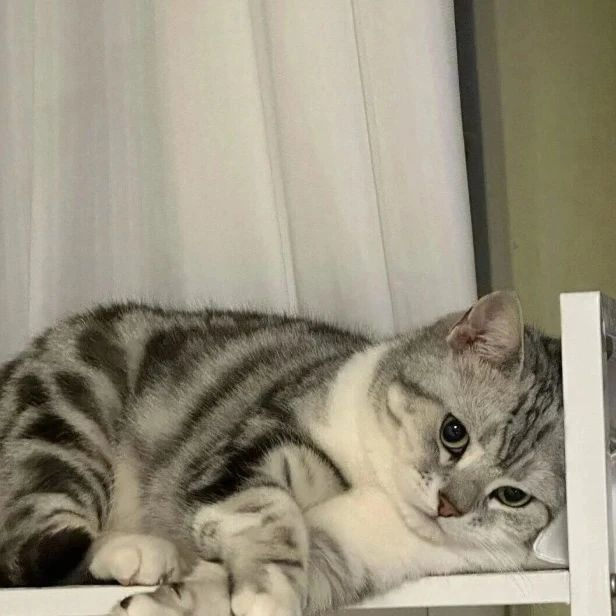
#> input picture cat.jpg, 616 x 616 px
$ python task5.py
#> lines starting #> are read from the running program, lines starting #| are printed output that depends on the picture
#> further down, source is the input picture: shape (616, 616, 3); mean B, G, R 127.2, 146, 152.4
#- повернуть изображение на 45 градусов
import cv2
import numpy as np

def rotateImage(image, angle):
#> called with angle = 45
    center = tuple(np.array(image.shape[1::-1]) / 2)
#> center = (308, 308)
    rotationMatrix = cv2.getRotationMatrix2D(center, angle, 1.0)
    result = cv2.warpAffine(image, rotationMatrix, image.shape[1::-1], flags=cv2.INTER_LINEAR)
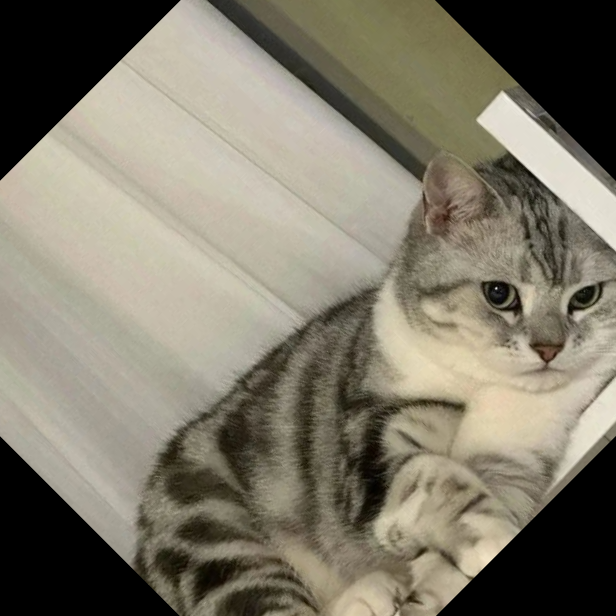
#> result: shape (616, 616, 3); mean B, G, R 105.9, 121.4, 126.9

    return result

def rotateImageWithoutCuttingSides(image, angle):
#> called with angle = 45
    height, width = image.shape[:2]
#> height = 616; width = 616
    imageCenter = (width / 2, height / 2)
#> imageCenter = (308, 308)

    rotationMatrix = cv2.getRotationMatrix2D(imageCenter, angle, 1.)

    absCos = abs(rotationMatrix[0,0])
#> absCos = 0.707
    absSin = abs(rotationMatrix[0,1])
#> absSin = 0.707

    boundWidth = int(height * absSin + width * absCos)
#> boundWidth = 871
    boundHeight = int(height * absCos + width * absSin)
#> boundHeight = 871
    boundSize = (boundWidth, boundHeight)
#> boundSize = (871, 871)

    rotationMatrix[0, 2] += boundWidth / 2 - imageCenter[0]
    rotationMatrix[1, 2] += boundHeight / 2 - imageCenter[1]

    return cv2.warpAffine(image, rotationMatrix, boundSize)
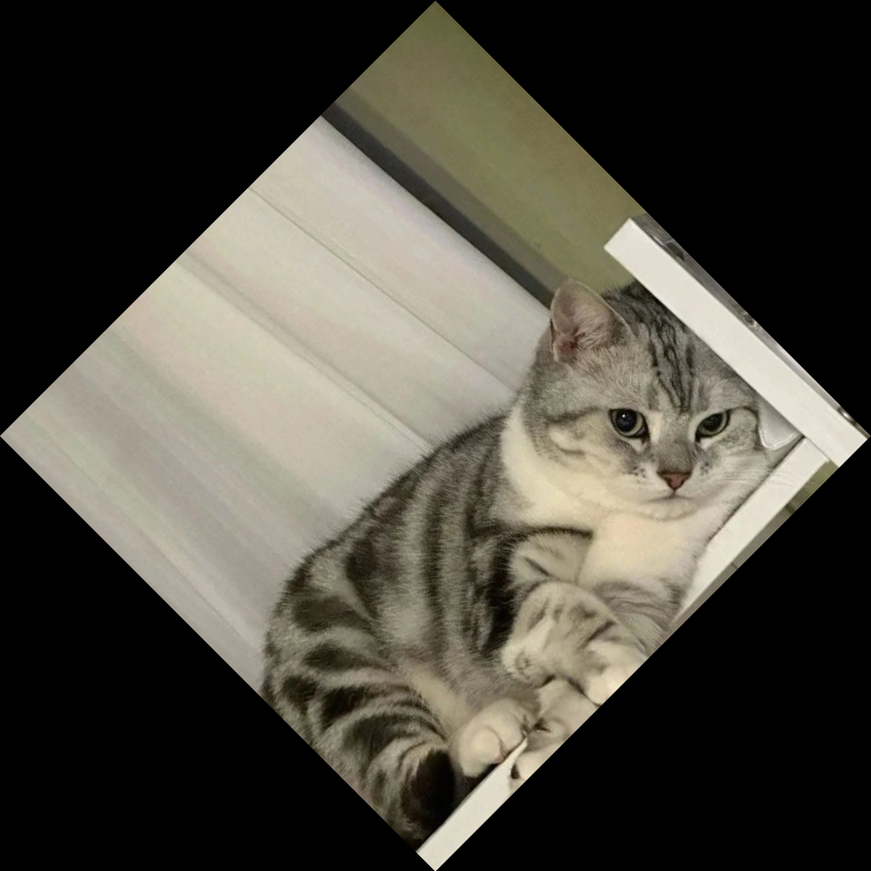
#> returned value: shape (871, 871, 3); mean of channels 0, 1, 2 63.6, 73, 76.2; drawn as B, G, R

angle = 45

source = cv2.imread('cat.jpg')
result = rotateImage(source, angle)
resultWithoutCuttingSides = rotateImageWithoutCuttingSides(source, angle)

cv2.imwrite('result5.jpg', result)
cv2.imwrite('result5WithoutCuttingSides.jpg', resultWithoutCuttingSides)

cv2.imshow('Source', source)
cv2.imshow('Result', result)
cv2.imshow('Result without cutting sides', resultWithoutCuttingSides)

cv2.waitKey(0)
cv2.destroyAllWindows()
